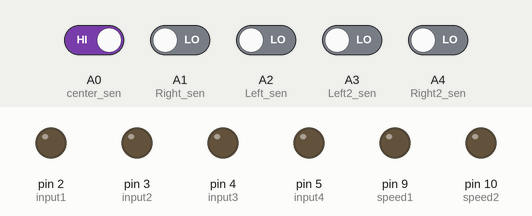
Recording of a sketch running on a simulated Arduino Uno, built with avr-gcc and run on an emulated ATmega328P. On the bench: output pins drawn as LEDs (lit = HIGH). The inputs (shaded band) are chosen by the test bench; at power-on: A0 (center_sen) HIGH, A1 (Right_sen), A2 (Left_sen), A3 (Left2_sen), A4 (Right2_sen) LOW. What the sketch prints to the serial monitor is not drawn.

Above: at 1.2 s.
1.3 s: A0 (center_sen) driven LOW and A1 (Right_sen) driven HIGH and A2 (Left_sen) driven HIGH and A3 (Left2_sen) driven HIGH and A4 (Right2_sen) driven HIGH
At 2.5 s:
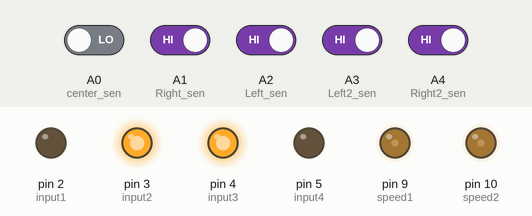
2.8 s: A3 (Left2_sen) driven LOW
At 3.6 s:
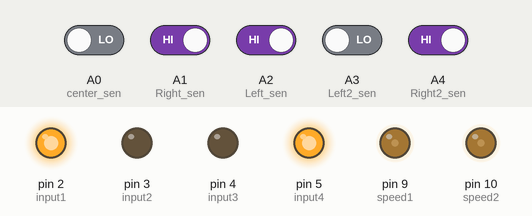
4.3 s: A3 (Left2_sen) driven HIGH
At 4.7 s:
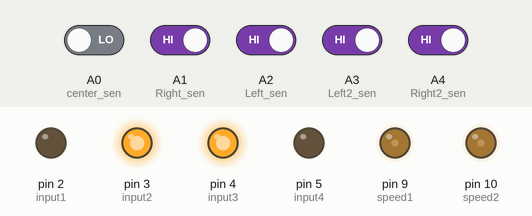
5.8 s: A4 (Right2_sen) driven LOW
At 7.0 s:
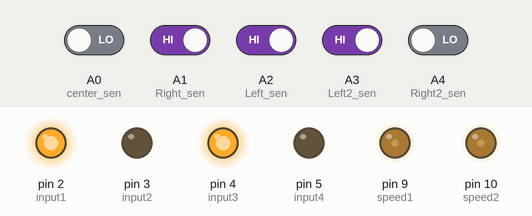
7.3 s: A4 (Right2_sen) driven HIGH
At 8.3 s:
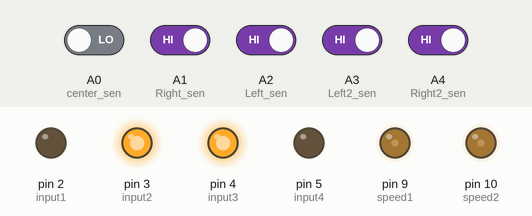
Timing chart, 0 to 9.8 s (numbered marks = the images above; inputs shaded):
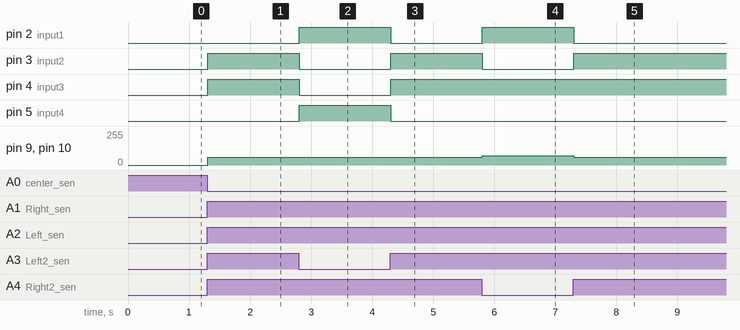

The sketch:

car_with_blutoth.ino
```cpp
#define input1  2
#define input2  3
#define input3  4
#define input4  5
#define speed1 9
#define speed2 10
#define center_sen A0
#define Right_sen A1
#define Left_sen A2
#define Right2_sen A4
#define Left2_sen A3
char blu_val;
void setup() {
  pinMode(input1, OUTPUT);
  pinMode(input2, OUTPUT);
  pinMode(input3, OUTPUT);
  pinMode(input4, OUTPUT);
  pinMode(speed1,OUTPUT);

 Serial.begin(9600);

}

void loop() {
     int Right_val=digitalRead(Right_sen);
     int Left_val=digitalRead(Left_sen);
     int center_val=digitalRead(center_sen);
     int Right2_val=digitalRead(Right2_sen);
     int Left2_val=digitalRead(Left2_sen);

Serial.println(Right_val);

    if(center_val==0&&Right_val==1&&Left_val==1&&Left2_val==1&&Right2_val==0)
    {
     Up();
    }


        else if(center_val==0&&Right_val==1&&Left_val==0&&Left2_val==1&&Right2_val==0)
        {
         right();
        }
        else if(center_val==0&&Right_val==0&&Left_val==1&&Left2_val==1&&Right2_val==0)
        {
         right();
        }
         else if(center_val==0&&Right_val==1&&Left_val==1&&Left2_val==0&&Right2_val==0)
        {
         right();
        }

        else if(center_val==0&&Right_val==0&&Left_val==1&&Left2_val==1&&Right2_val==0)
        {
         left();
        }

        else if(center_val==0&&Right_val==1&&Left_val==1&&Left2_val==1&&Right2_val==1)
        {
         left();
        }

        else if(center_val==0&&Right_val==0&&Left_val==1&&Left2_val==1&&Right2_val==0)
        {
         Up();
        }
         else if(center_val==0&&Right_val==1&&Left_val==1&&Left2_val==0&&Right2_val==0)
        {
         Up();
        }
                 else if(center_val==0&&Right_val==1&&Left_val==1&&Left2_val==0&&Right2_val==1)
        {
         right();
        }
                else if(center_val==0&&Right_val==0&&Left_val==1&&Left2_val==0&&Right2_val==0)
        {
         left();
        }


         else if(center_val==0&&Right_val==0&&Left_val==0&&Left2_val==0&&Right2_val==1)
        {
         Stop();
        }


}
void Up()
{
  digitalWrite(input1,HIGH);
  digitalWrite(input2,LOW);
  analogWrite(speed1,70);
  digitalWrite(input3,HIGH);
  digitalWrite(input4,LOW);
  analogWrite(speed2,70);
}
void Back()
{
  digitalWrite(input1,LOW);
  digitalWrite(input2,HIGH);
  analogWrite(speed1,70);
  digitalWrite(input3,LOW);
  digitalWrite(input4,HIGH);
  analogWrite(speed2,70) ;
}
void left()
{
  digitalWrite(input1,LOW);
  digitalWrite(input2,HIGH);
  analogWrite(speed1,60);
  digitalWrite(input3,HIGH);
  digitalWrite(input4,LOW);
  analogWrite(speed2,60) ;
}
void right()
{
  digitalWrite(input1,HIGH);
  digitalWrite(input2,LOW);
  analogWrite(speed1,60);
  digitalWrite(input3,LOW);
  digitalWrite(input4,HIGH);
  analogWrite(speed2,60) ;
}
void Stop()
{
  digitalWrite(input1,LOW);
  digitalWrite(input2,LOW);

  digitalWrite(input3,LOW);
  digitalWrite(input4,LOW);
}
```

Measured:
- after the input at 1.3 s, pin 3 (input2), pin 4 (input3): LOW → HIGH at once; pin 9 (speed1), pin 10 (speed2): 0/255 → 60/255 at once
- after the input at 2.8 s, pin 2 (input1), pin 5 (input4): LOW → HIGH at once; pin 3 (input2), pin 4 (input3): HIGH → LOW at once
- after the input at 4.3 s, pin 2 (input1), pin 5 (input4): HIGH → LOW at once; pin 3 (input2), pin 4 (input3): LOW → HIGH at once
- after the input at 5.8 s, pin 2 (input1): LOW → HIGH at once; pin 3 (input2): HIGH → LOW at once; pin 9 (speed1), pin 10 (speed2): 60/255 → 70/255 at once
- after the input at 7.3 s, pin 2 (input1): HIGH → LOW at once; pin 3 (input2): LOW → HIGH at once; pin 9 (speed1), pin 10 (speed2): 70/255 → 60/255 at once
